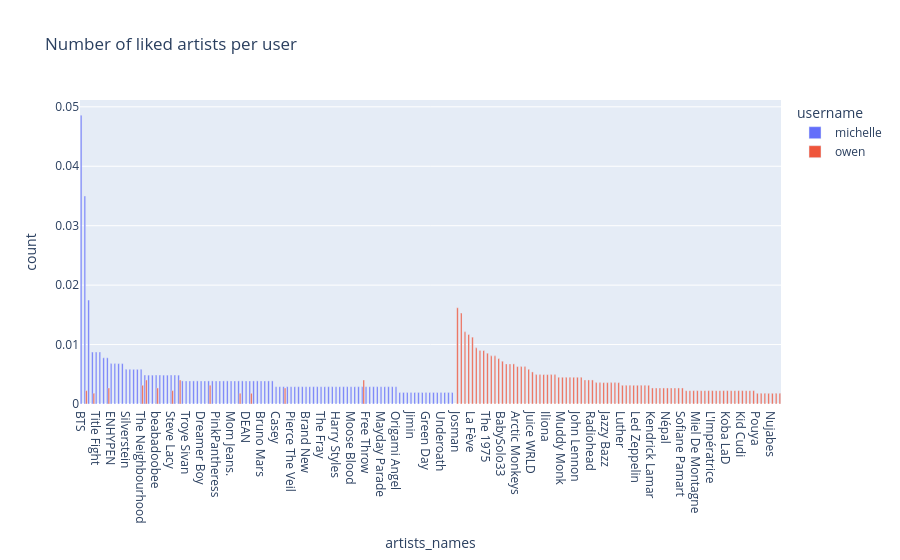

Source (notebook cell):
### Code cell
df["artists_names"] = df["artists"].apply(lambda x: [artist["name"] for artist in x])
df_count_artists = count_list_column_per_user(df, "artists_names")
px.bar(df_count_artists.groupby("username").head(100), x="artists_names", y="count", color="username", title="Number of liked artists per user", barmode="group")

### Figure 1 — Plotly figure (JSON) as saved in the notebook; plotly's stock layout.template omitted (floating-point values rounded to 4 significant figures)
{"data": [{"alignmentgroup": "True", "hovertemplate": "username=michelle<br>artists_names=%{x}<br>count=%{y}<extra></extra>", "legendgroup": "michelle", "marker": {"color": "#636efa", "pattern": {"shape": ""}}, "name": "michelle", "offsetgroup": "michelle", "orientation": "v", "showlegend": true, "textposition": "auto", "type": "bar", "x": ["BTS", "Stray Kids", "TOMORROW X TOGETHER", "Doja Cat", "Title Fight", "Turnstile", "ATEEZ", "Post Malone", "ENHYPEN", "Bring Me The Horizon", "Descendents", "Ashnikko", "Silverstein", "Basement", "Turnover", "Neck Deep", "The Neighbourhood", "The Weeknd", "Mitski", "Eyedress", "beabadoobee", "Eric Nam", "WILLOW", "100 gecs", "Steve Lacy", "Coldplay", "Frank Ocean", "late night drive home", "Troye Sivan", "Cafuné", "J. Cole", "Crush", "Dreamer Boy", "Die Ärzte", "Mac DeMarco", "Dylan Brady", "PinkPantheress", "Oso Oso", "Cavetown", "girl in red", "Mom Jeans.", "Surf Curse", "Current Joys", "BROCKHAMPTON", "DEAN", "Peach Pit", "Glitterer", "Lauv", "Bruno Mars", "Agust D", "The Story So Far", "Laura Les", "Casey", "Omar Apollo", "Clairo", "Omega Sapien", "Pierce The Veil", "DPR LIVE", "Tigers Jaw", "Tiny Moving Parts", "Brand New", "Willamette Stone", "Billy Talent", "Kero Kero Bonito", "The Fray", "blink-182", "TV Girl", "j-hope", "Harry Styles", "Tame Impala", "MONO NO AWARE", "Teenage Wrist", "Moose Blood", "Mietze Conte", "SKY-HI", "Rex Orange County", "Free Throw", "Remi Wolf", "Sleeping With Sirens", "Jay Park", "Mayday Parade", "Memo Boy", "My Chemical Romance", "ギヴン", "Origami Angel", "Dominic Fike", "Conan Gray", "Djo", "Jimin", "Snail Mail", "RM", "Goodwill, Good Will", "Green Day", "Chakra Efendi", "Silk Sonic", "PENOMECO", "Underoath", "Ugly Duck", "Chase Atlantic", "Giveon"], "xaxis": "x", "y": [0.04859, 0.03499, 0.01749, 0.008746, 0.008746, 0.008746, 0.007775, 0.007775, 0.006803, 0.006803, 0.006803, 0.006803, 0.005831, 0.005831, 0.005831, 0.005831, 0.005831, 0.004859, 0.004859, 0.004859, 0.004859, 0.004859, 0.004859, 0.004859, 0.004859, 0.004859, 0.004859, 0.003887, 0.003887, 0.003887, 0.003887, 0.003887, 0.003887, 0.003887, 0.003887, 0.003887, 0.003887, 0.003887, 0.003887, 0.003887, 0.003887, 0.003887, 0.003887, 0.003887, 0.003887, 0.003887, 0.003887, 0.003887, 0.003887, 0.003887, 0.003887, 0.003887, 0.002915, 0.002915, 0.002915, 0.002915, 0.002915, 0.002915, 0.002915, 0.002915, 0.002915, 0.002915, 0.002915, 0.002915, 0.002915, 0.002915, 0.002915, 0.002915, 0.002915, 0.002915, 0.002915, 0.002915, 0.002915, 0.002915, 0.002915, 0.002915, 0.002915, 0.002915, 0.002915, 0.002915, 0.002915, 0.002915, 0.002915, 0.002915, 0.002915, 0.001944, 0.001944, 0.001944, 0.001944, 0.001944, 0.001944, 0.001944, 0.001944, 0.001944, 0.001944, 0.001944, 0.001944, 0.001944, 0.001944, 0.001944], "yaxis": "y"}, {"alignmentgroup": "True", "hovertemplate": "username=owen<br>artists_names=%{x}<br>count=%{y}<extra></extra>", "legendgroup": "owen", "marker": {"color": "#EF553B", "pattern": {"shape": ""}}, "name": "owen", "offsetgroup": "owen", "orientation": "v", "showlegend": true, "textposition": "auto", "type": "bar", "x": ["Josman", "$uicideboy$", "Lomepal", "Lil Peep", "La Fève", "Laylow", "Dinos", "Damso", "The 1975", "Jaden", "Roméo Elvis", "Nekfeu", "BabySolo33", "Luv Resval", "Trippie Redd", "Zed Yun Pavarotti", "Arctic Monkeys", "Odezenne", "Disiz", "Sopico", "Juice WRLD", "Pink Floyd", "Youv Dee", "Realo", "Iliona", "Luidji", "Zola", "Hamza", "Muddy Monk", "Joanna", "betcover!!", "Swing", "John Lennon", "Lana Del Rey", "The Strokes", "Frank Ocean", "The Weeknd", "Rex Orange County", "OBOY", "Radiohead", "EDGE", "SCH", "Cuco", "Jazzy Bazz", "PNL", "Moji x Sboy", "Joji", "Luther", "Le Motel", "Pixies", "Drake", "The Neighbourhood", "Led Zeppelin", "Green Montana", "Columbine", "Polo & Pan", "Mac DeMarco", "Kendrick Lamar", "Billie Eilish", "BU$HI", "Shiloh Dynasty", "Népal", "Gus Dapperton", "Kosei", "Gazo", "Sofiane Pamart", "Post Malone", "Clairo", "beabadoobee", "Aminé", "Stray Kids", "Duckwrth", "Smeels", "Miel De Montagne", "Mac Miller", "Saez", "Angèle", "L'Impératrice", "Steve Lacy", "BENEE", "Agar Agar", "Julien Doré", "Koba LaD", "abel31", "The Smashing Pumpkins", "MadeInParis", "Kid Cudi", "Alpha Wann", "Hotel Ugly", "BONES", "Pouya", "Wolf Alice", "Doja Cat", "Lang Lee", "Jeff Buckley", "Nujabes", "Current Joys", "Nirvana", "Parcels", "Peach Pit"], "xaxis": "x", "y": [0.01619, 0.01529, 0.01215, 0.0117, 0.01125, 0.009447, 0.008997, 0.008997, 0.008547, 0.008097, 0.008097, 0.007647, 0.007197, 0.006748, 0.006748, 0.006748, 0.006298, 0.006298, 0.006298, 0.005848, 0.005398, 0.004948, 0.004948, 0.004948, 0.004948, 0.004948, 0.004948, 0.004498, 0.004498, 0.004498, 0.004498, 0.004498, 0.004498, 0.004498, 0.004049, 0.004049, 0.004049, 0.004049, 0.004049, 0.004049, 0.003599, 0.003599, 0.003599, 0.003599, 0.003599, 0.003599, 0.003599, 0.003149, 0.003149, 0.003149, 0.003149, 0.003149, 0.003149, 0.003149, 0.003149, 0.003149, 0.003149, 0.002699, 0.002699, 0.002699, 0.002699, 0.002699, 0.002699, 0.002699, 0.002699, 0.002699, 0.002699, 0.002699, 0.002699, 0.002249, 0.002249, 0.002249, 0.002249, 0.002249, 0.002249, 0.002249, 0.002249, 0.002249, 0.002249, 0.002249, 0.002249, 0.002249, 0.002249, 0.002249, 0.002249, 0.002249, 0.002249, 0.002249, 0.002249, 0.002249, 0.001799, 0.001799, 0.001799, 0.001799, 0.001799, 0.001799, 0.001799, 0.001799, 0.001799, 0.001799], "yaxis": "y"}], "layout": {"barmode": "group", "legend": {"title": {"text": "username"}, "tracegroupgap": 0}, "title": {"text": "Number of liked artists per user"}, "xaxis": {"anchor": "y", "domain": [0, 1], "title": {"text": "artists_names"}}, "yaxis": {"anchor": "x", "domain": [0, 1], "title": {"text": "count"}}}}
